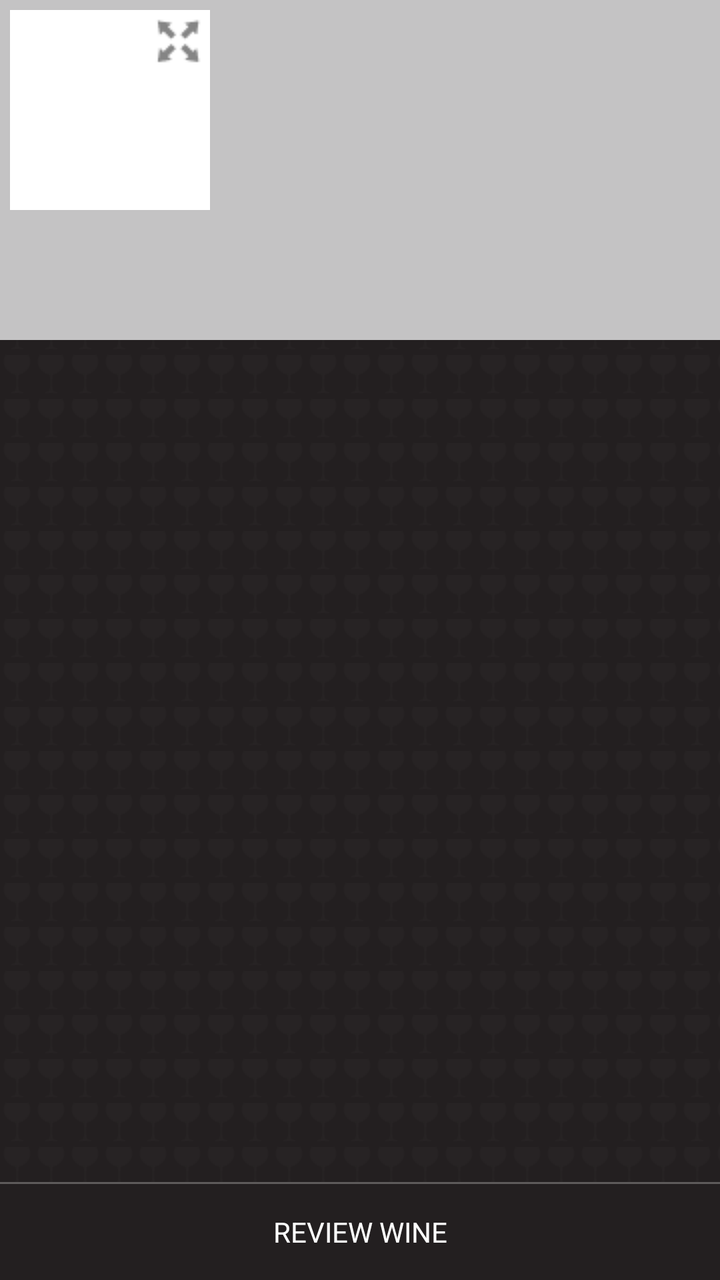
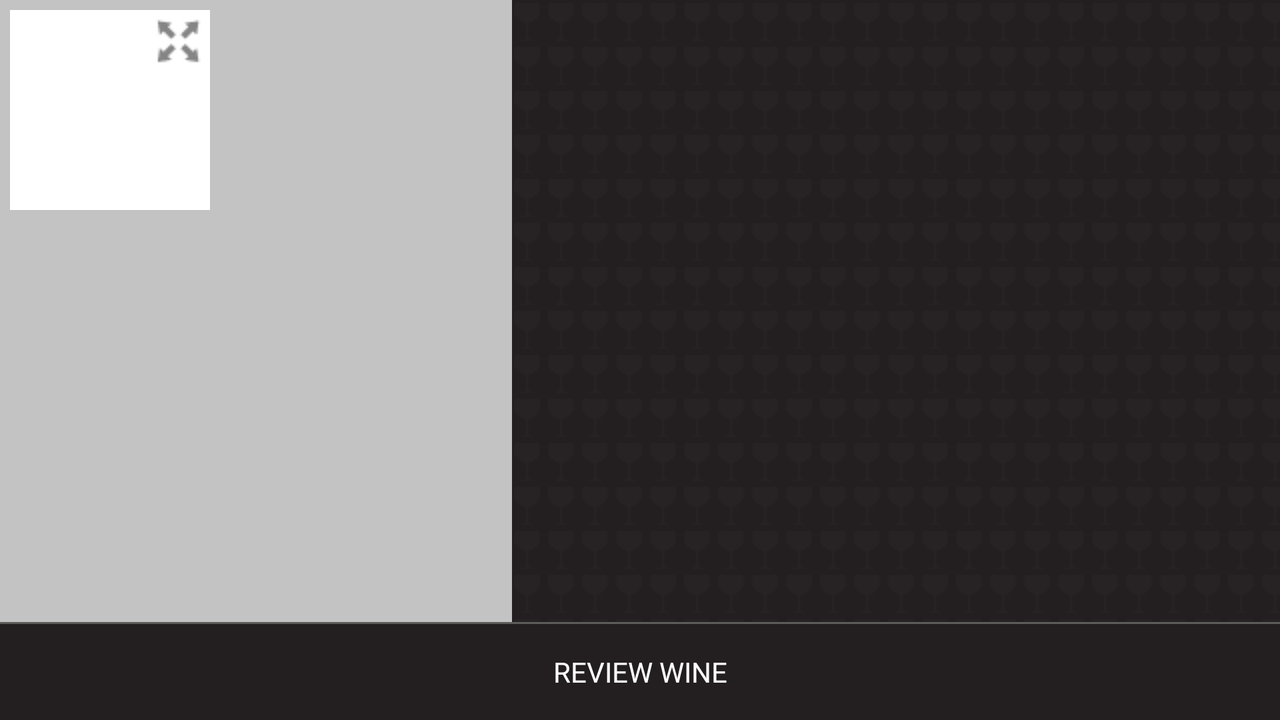

The same Android screen from two of the app's own layout files: first res/layout/ as a phone draws it, then the repository's variant for another configuration, drawn on a device whose configuration selects that folder. Both files follow.
<!-- AndroidManifest.xml: application theme ywAppTheme -->
<!-- res/layout/wine_select_main.xml -->
<?xml version="1.0" encoding="utf-8"?>
<RelativeLayout xmlns:android="http://schemas.android.com/apk/res/android"
    android:layout_width="match_parent"
    android:layout_height="match_parent"
    android:orientation="vertical" >
    





    
    <LinearLayout 
	    android:id="@+id/wineSelectBtnsLL"
        android:layout_width="match_parent"
        android:layout_height="wrap_content"
        android:layout_alignParentBottom="true"
        android:gravity="center_horizontal"
        android:orientation="vertical"
        android:background="@color/yw_gray_dark">
        
        <include layout="@layout/borderless_button_divider"/>
	
        <Button
            android:id="@+id/wineSelectRateBtn"
            android:layout_width="match_parent"
            android:layout_height="wrap_content"
            style="@style/ywBorderlessButton"
            android:text="REVIEW WINE" />

	</LinearLayout>
    
    <include 
        android:id="@+id/wineSelectHeader" 
        layout="@layout/wine_header"
        android:layout_alignParentTop="true"/>

    <android.support.v4.view.ViewPager
        android:id="@+id/wineSelectDetailsVP"
        android:layout_width="match_parent"
        android:layout_height="match_parent"
        android:layout_above="@+id/wineSelectBtnsLL"
        android:layout_below="@+id/wineSelectHeader" />


</RelativeLayout>
<!-- res/layout/borderless_button_divider.xml (included above) -->
<?xml version="1.0" encoding="utf-8"?>
<View xmlns:android="http://schemas.android.com/apk/res/android"
    android:layout_width="match_parent"
    android:layout_height="1dp"
    android:background="@color/yw_gray_medium" />
<!-- res/layout/wine_header.xml (included above) -->
<?xml version="1.0" encoding="utf-8"?>
<LinearLayout xmlns:android="http://schemas.android.com/apk/res/android"
    android:id="@+id/wineSelectImageLL"
    android:layout_width="match_parent"
    android:layout_height="wrap_content" 
    android:orientation="vertical"
    android:background="@color/yw_gray_light" >

    <LinearLayout 
        android:layout_width="wrap_content"
        android:layout_height="wrap_content"
        android:orientation="horizontal" 
        android:padding="5dp">
        <RelativeLayout 
            android:id="@+id/wineHeaderLabelRL"
            android:layout_width="100dp"
            android:layout_height="100dp">
            <ImageView
		         android:id="@+id/wineHeaderLabelIV"
		         android:layout_width="match_parent"
		         android:layout_height="match_parent"
		         android:background="@color/yw_white"
		         android:scaleType="fitCenter"/>
            <ImageView 
                android:layout_width="wrap_content"
                android:layout_height="wrap_content"
                android:layout_alignParentTop="true"
                android:layout_alignParentRight="true"
                android:src="@drawable/image_enlarge"/>
        </RelativeLayout>
        
        <TextView
         android:id="@+id/wineHeaderNameTV"
         android:layout_width="match_parent"
         android:layout_height="wrap_content"
         android:layout_margin="10dp"
         android:maxHeight="100dp"
         style="@style/ywWineSelectTitleTextView"
         android:text="" />
    </LinearLayout>
    
          
    <ImageView 
        android:id="@+id/wineHeaderSponsorIV"
        android:layout_width="100dp"
        android:layout_height="50dp"
        android:layout_margin="5dp"
        android:scaleType="fitCenter"/>

</LinearLayout>
<!-- resources referenced by this layout -->
<resources>
  <color name="yw_gray_dark">#ff231F20</color>
  <color name="yw_gray_light">#ffC4C3C4</color>
  <color name="yw_gray_medium">#ff5E5B5B</color>
  <color name="yw_white">#ffffffff</color>
  <style name="ywWineSelectTitleTextView" parent="@android:style/Widget">
          <item name="android:textColor">@color/yw_gray_dark</item>
          <item name="android:textStyle">bold</item>
          <item name="android:textSize">16sp</item>
          <item name="android:maxLines">5</item>
          <item name="android:ellipsize">end</item>
      </style>
  <!-- drawable yw_app_bkg (drawable) -->
  <?xml version="1.0" encoding="utf-8"?>
  <bitmap xmlns:android="http://schemas.android.com/apk/res/android"
      android:src="@drawable/yw_bkg_tile"
      android:tileMode="repeat" />
  <style name="ywActionBar" parent="Widget.Sherlock.ActionBar">
          <item name="android:background">@drawable/yw_actionbar_bkg</item>
          <item name="background">@drawable/yw_actionbar_bkg</item>
      </style>
  <style name="ywCheckBox" parent="@android:style/Widget.CompoundButton.CheckBox">
  	    <item name="android:button">@drawable/yw_checkbox</item>
  	    <item name="android:textColor">@color/yw_gray_light</item>
  	</style>
  <style name="ywRadioButton" parent="@android:style/Widget.CompoundButton.RadioButton">
  	    <item name="android:button">@drawable/yw_radiobutton</item>
  	    <item name="android:textColor">@color/yw_gray_light</item>
  	    <item name="android:paddingLeft">15dp</item>
  	</style>
  <style name="ywButton" parent="@android:style/Widget.Holo.Button">
           <item name="android:background">@drawable/yw_button</item>
           <item name="android:textColor">@color/yw_button_textcolor</item>
      </style>
  <style name="ywSpinner" parent="@android:style/Widget">
          <item name="android:background">@drawable/yw_spinner</item>
          <item name="android:padding">5dp</item>
          <item name="android:clickable">true</item>
          <item name="android:focusable">true</item>
          <item name="android:focusableInTouchMode">true</item>
      </style>
  <style name="ywDropDownListViewStyle" parent="@style/Widget.Sherlock.ListView.DropDown">
          <item name="android:divider">@color/yw_gray_dark</item>
          <item name="android:dividerHeight">1dp</item>
      </style>
  <style name="ywSlider" parent="@android:style/Widget">
          <item name="android:thumb">@drawable/yw_slider_thumb</item>
          <item name="android:progressDrawable">@drawable/yw_slider_progress</item>
          <item name="android:indeterminateOnly">false</item>
      </style>
  <color name="yw_green_light">#ffCBBB29</color>
  <color name="yw_green_dark">#ff4B4400</color>
  <!-- drawable yw_button (drawable) -->
  <?xml version="1.0" encoding="utf-8"?>
  <selector xmlns:android="http://schemas.android.com/apk/res/android" >
      <item android:state_pressed="true" android:drawable="@drawable/yw_button_s3" />
      <item android:state_focused="true" android:drawable="@drawable/yw_button_s2" />
      <item android:drawable="@drawable/yw_button_s1" />
  
  </selector>
  <!-- drawable yw_spinner (drawable) -->
  <?xml version="1.0" encoding="utf-8"?>
  <selector xmlns:android="http://schemas.android.com/apk/res/android" >
      <item android:state_pressed="true" android:drawable="@drawable/yw_spinner_s3" />
      <item android:state_focused="true" android:drawable="@drawable/yw_spinner_s2" />
      <item android:drawable="@drawable/yw_spinner_s1" />
  
  </selector>
  <color name="yw_red_dark">#ff4B021B</color>
  <color name="yw_red_medium">#ff65142F</color>
  <color name="yw_green_light_bkg">#33CBBB29</color>
  <color name="yw_green_dark_bkg">#80297267</color>
  <color name="yw_gray_light_bkg">#33C4C3C4</color>
</resources>
<!-- res/layout-land/wine_select_main.xml (the repository's variant of the layout above) -->
<!-- drawn on the phone turned sideways -->
<?xml version="1.0" encoding="utf-8"?>
<RelativeLayout xmlns:android="http://schemas.android.com/apk/res/android"
    android:layout_width="match_parent"
    android:layout_height="match_parent"
    android:orientation="vertical" >
    





    
    <LinearLayout 
	    android:id="@+id/wineSelectBtnsLL"
        android:layout_width="match_parent"
        android:layout_height="wrap_content"
        android:layout_alignParentBottom="true"
        android:gravity="center_horizontal"
        android:orientation="vertical"
        android:background="@color/yw_gray_dark">
        
        <include layout="@layout/borderless_button_divider"/>
	
        <Button
            android:id="@+id/wineSelectRateBtn"
            android:layout_width="match_parent"
            android:layout_height="wrap_content"
            style="@style/ywBorderlessButton"
            android:text="@string/review_wine" />

	</LinearLayout>
	
    <LinearLayout
        android:layout_width="match_parent"
        android:layout_height="match_parent"
        android:layout_above="@+id/wineSelectBtnsLL">
    
	    <include 
	        android:id="@+id/wineSelectHeader" 
	        layout="@layout/wine_header"
	        android:layout_width="0dp"
            android:layout_height="match_parent"
            android:layout_weight="2"/>
	
	    <android.support.v4.view.ViewPager
	        android:id="@+id/wineSelectDetailsVP"
	        android:layout_width="0dp"
	       android:layout_height="match_parent"
	       android:layout_weight="3"
	         />
	</LinearLayout>


</RelativeLayout>
<!-- resources referenced by the variant -->
<!-- as the phone turned sideways resolves them -->
<resources>
  <color name="yw_gray_dark">#ff231F20</color>
  <color name="yw_gray_light">#ffC4C3C4</color>
  <color name="yw_gray_medium">#ff5E5B5B</color>
  <color name="yw_white">#ffffffff</color>
  <string name="review_wine">REVIEW WINE</string>
  <style name="ywWineSelectTitleTextView" parent="@android:style/Widget">
          <item name="android:textColor">@color/yw_gray_dark</item>
          <item name="android:textStyle">bold</item>
          <item name="android:textSize">16sp</item>
          <item name="android:maxLines">5</item>
          <item name="android:ellipsize">end</item>
      </style>
  <!-- drawable yw_app_bkg (drawable) -->
  <?xml version="1.0" encoding="utf-8"?>
  <bitmap xmlns:android="http://schemas.android.com/apk/res/android"
      android:src="@drawable/yw_bkg_tile"
      android:tileMode="repeat" />
  <style name="ywActionBar" parent="Widget.Sherlock.ActionBar">
          <item name="android:background">@drawable/yw_actionbar_bkg</item>
          <item name="background">@drawable/yw_actionbar_bkg</item>
      </style>
  <style name="ywCheckBox" parent="@android:style/Widget.CompoundButton.CheckBox">
  	    <item name="android:button">@drawable/yw_checkbox</item>
  	    <item name="android:textColor">@color/yw_gray_light</item>
  	</style>
  <style name="ywRadioButton" parent="@android:style/Widget.CompoundButton.RadioButton">
  	    <item name="android:button">@drawable/yw_radiobutton</item>
  	    <item name="android:textColor">@color/yw_gray_light</item>
  	    <item name="android:paddingLeft">15dp</item>
  	</style>
  <style name="ywButton" parent="@android:style/Widget.Holo.Button">
           <item name="android:background">@drawable/yw_button</item>
           <item name="android:textColor">@color/yw_button_textcolor</item>
      </style>
  <style name="ywSpinner" parent="@android:style/Widget">
          <item name="android:background">@drawable/yw_spinner</item>
          <item name="android:padding">5dp</item>
          <item name="android:clickable">true</item>
          <item name="android:focusable">true</item>
          <item name="android:focusableInTouchMode">true</item>
      </style>
  <style name="ywDropDownListViewStyle" parent="@style/Widget.Sherlock.ListView.DropDown">
          <item name="android:divider">@color/yw_gray_dark</item>
          <item name="android:dividerHeight">1dp</item>
      </style>
  <style name="ywSlider" parent="@android:style/Widget">
          <item name="android:thumb">@drawable/yw_slider_thumb</item>
          <item name="android:progressDrawable">@drawable/yw_slider_progress</item>
          <item name="android:indeterminateOnly">false</item>
      </style>
  <color name="yw_green_light">#ffCBBB29</color>
  <color name="yw_green_dark">#ff4B4400</color>
  <!-- drawable yw_button (drawable) -->
  <?xml version="1.0" encoding="utf-8"?>
  <selector xmlns:android="http://schemas.android.com/apk/res/android" >
      <item android:state_pressed="true" android:drawable="@drawable/yw_button_s3" />
      <item android:state_focused="true" android:drawable="@drawable/yw_button_s2" />
      <item android:drawable="@drawable/yw_button_s1" />
  
  </selector>
  <!-- drawable yw_spinner (drawable) -->
  <?xml version="1.0" encoding="utf-8"?>
  <selector xmlns:android="http://schemas.android.com/apk/res/android" >
      <item android:state_pressed="true" android:drawable="@drawable/yw_spinner_s3" />
      <item android:state_focused="true" android:drawable="@drawable/yw_spinner_s2" />
      <item android:drawable="@drawable/yw_spinner_s1" />
  
  </selector>
  <color name="yw_red_dark">#ff4B021B</color>
  <color name="yw_red_medium">#ff65142F</color>
  <color name="yw_green_light_bkg">#33CBBB29</color>
  <color name="yw_green_dark_bkg">#80297267</color>
  <color name="yw_gray_light_bkg">#33C4C3C4</color>
</resources>
